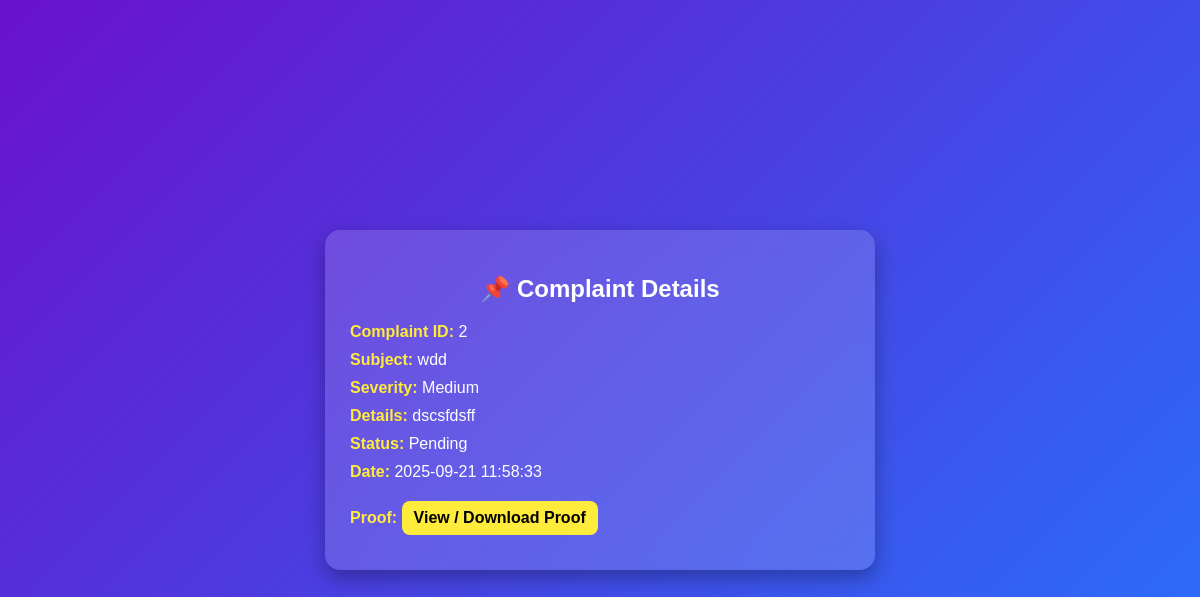
Screenshot of /track/2 (signed in) with the database file from the repository.
### app.py (models this page shows)
class Complaint(db.Model):
    id = db.Column(db.Integer, primary_key=True)
    student_id = db.Column(db.Integer, db.ForeignKey("user.id"), nullable=True)
    subject = db.Column(db.String(255), nullable=False)
    severity = db.Column(db.String(50), default="Medium")
    details = db.Column(db.Text, nullable=False)
    anonymous = db.Column(db.Boolean, default=False)
    proof_file = db.Column(db.String(255), nullable=True)
    status = db.Column(db.String(20), default="Pending")
    date = db.Column(db.DateTime, default=datetime.datetime.utcnow)

### app.py (the view)
@app.route("/track/<int:complaint_id>")
@login_required
def track(complaint_id):
    complaint = Complaint.query.get_or_404(complaint_id)
    return render_template("track.html", complaint=complaint)

### app.py (called while the page is built)
@login_manager.user_loader
def load_user(user_id):
    return User.query.get(int(user_id))

### templates/track.html (shortened to what this page needs)
<!DOCTYPE html>
<html lang="en">
<head>
</head>
<body>
  <div class="card">
    <h2>📌 Complaint Details</h2>
    <div class="info"><span class="highlight">Complaint ID:</span> {{ complaint.id }}</div>
    <div class="info"><span class="highlight">Subject:</span> {{ complaint.subject }}</div>
    <div class="info"><span class="highlight">Severity:</span> {{ complaint.severity }}</div>
    <div class="info"><span class="highlight">Details:</span> {{ complaint.details }}</div>
    <div class="info"><span class="highlight">Status:</span> {{ complaint.status }}</div>
    <div class="info"><span class="highlight">Date:</span> {{ complaint.date.strftime('%Y-%m-%d %H:%M:%S') }}</div>
    {% if complaint.proof_file %}
      <div class="info">
        <span class="highlight">Proof:</span>
        <a href="{{ url_for('static', filename=complaint.proof_file.split('static/')[-1]) }}" target="_blank" class="proof-link">View / Download Proof</a>
      </div>
    {% else %}
      <div class="info"><span class="highlight">Proof:</span> No proof uploaded</div>
    {% endif %}
  </div>
</body>
</html>

### templates/track.html (style rules this page uses)
body { font-family: Arial, sans-serif; background: linear-gradient(135deg, #6a11cb 0%, #2575fc 100%); color: white; display: flex; justify-content: center; align-items: center; height: 100vh; margin: 0; }
.card { background: rgba(255, 255, 255, 0.15); backdrop-filter: blur(10px); border-radius: 15px; padding: 25px; width: 500px; box-shadow: 0 8px 20px rgba(0, 0, 0, 0.3); }
h2 { text-align: center; margin-bottom: 20px; }
.info { margin: 10px 0; font-size: 16px; }
.highlight { font-weight: bold; color: #ffeb3b; }
a.proof-link { display: inline-block; margin-top: 10px; background: #ffeb3b; color: #000; padding: 8px 12px; border-radius: 8px; text-decoration: none; font-weight: bold; }

### rows the page displays
Complaint: id "2", subject "wdd", severity "Medium", details "dscsfdsff", status "Pending", date "2025-09-21 11:58:33"
